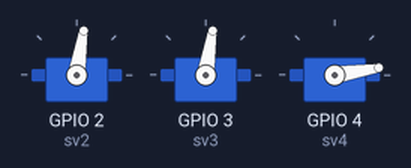
The program below on a simulated Raspberry Pi (BCM pin numbers). Parts: 3 × servo. No MQTT or app messages arrive unless stated; servo angles are drawn from the pulse width (0.5 ms = 0°, 2.5 ms = 180°).

Above: at 1.2 s.
At 2.65 s:
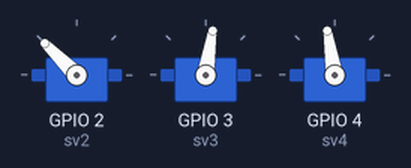
At 4.15 s:
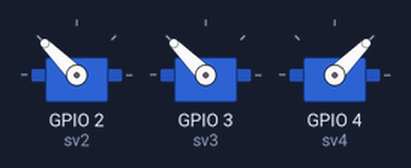
At 5.15 s:
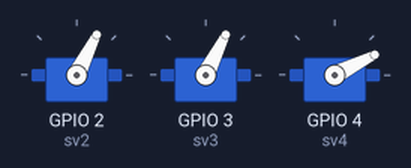
At 7.15 s:
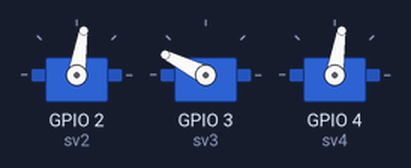
Timing chart, 0 to 9.0 s (numbered marks = the images above):
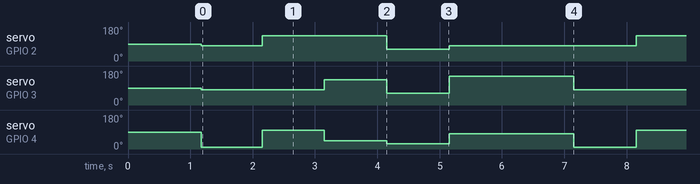

The program:

servo_handler.py
```python
import RPi.GPIO as GPIO
import time
import mqtt_handler


class servo_handler:
    mqtt = mqtt_handler.mqtt_handler()
    robot_run = 0

    @classmethod
    def __init__(cls):
        cls.mqtt.subscribe()
        time.sleep(1)
        cls.mqtt.publish("connect robot arm")
        return

    @classmethod
    def dump(cls):
        GPIO.setmode(GPIO.BCM)
        GPIO.setup(2, GPIO.OUT)
        GPIO.setup(3, GPIO.OUT)
        GPIO.setup(4, GPIO.OUT)


        sv2 = GPIO.PWM(2, 50)
        sv3 = GPIO.PWM(3, 50)
        sv4 = GPIO.PWM(4, 50)

        sv2.start(7.5)
        sv3.start(7.5)
        sv4.start(7.5)

        sv2_motion = [7, 10, 10, 6, 7]
        sv3_motion = [7, 7, 10, 6, 11, 7]
        sv4_motion = [3, 8, 5, 4, 7, 3]

        try:
            while True:
                for i in range(0, len(sv2_motion)):
                    sv2.ChangeDutyCycle(sv2_motion[i])
                    sv3.ChangeDutyCycle(sv3_motion[i])
                    sv4.ChangeDutyCycle(sv4_motion[i])

                    time.sleep(1)

                cls.robot_run = cls.robot_run + 1
                cls.mqtt.publish("robot_run count: {0}".format(cls.robot_run))
                time.sleep(1)
        except KeyboardInterrupt:
            p.stop()
            GPIO.cleanup()


servo = servo_handler()
servo.dump()
```

mqtt_handler.py
```python
# -*- coding: utf-8 -*-
import paho.mqtt.client as mqtt
import time

class mqtt_handler:
    client = mqtt.Client()

    def __init__(self):
        return

    @classmethod
    def subscribe(cls):
        # publish할 주소와 포트번호 연결
        cls.client.connect("broker.mqttdashboard.com", port=1883, keepalive=60)
        cls.client.loop_start()

    @classmethod
    def publish(cls, message):
        cls.client.publish("robotline/ra1", message)

    @classmethod
    def cancel(cls):
        cls.client.loop_stop()
        cls.client.disconnect()
```

Measured:
- by itself, servo on GPIO 2 (sv2): repeats every 6.0 s: 135° 2.0 s, 63° 1.0 s, 81° 3.0 s
- by itself, servo on GPIO 3 (sv3): repeats every 6.0 s: 135° 1.0 s, 63° 1.0 s, 153° 2.0 s, 81° 2.0 s
- by itself, servo on GPIO 4 (sv4): repeats every 6.0 s: 99° 1.0 s, 45° 1.0 s, 27° 1.0 s, 81° 2.0 s, 9° 1.0 s
